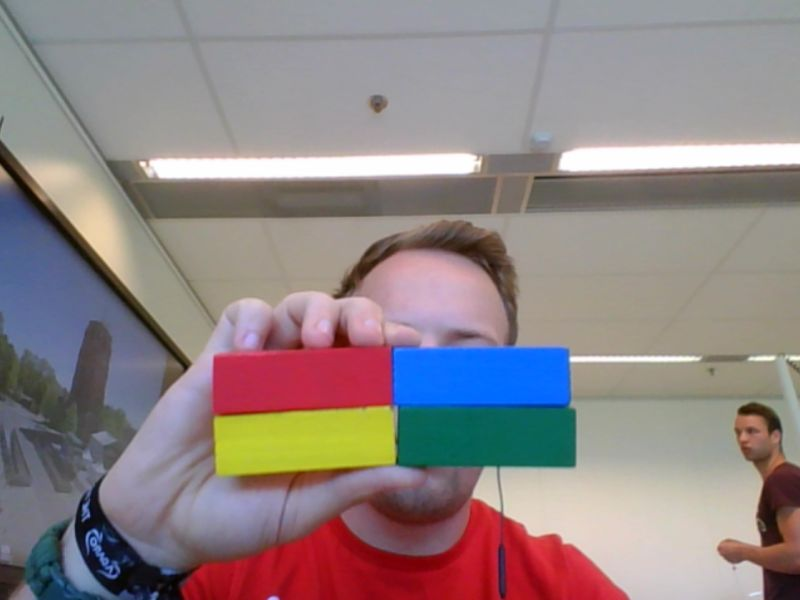
#> input picture Bot/modules/vision/ColorPicker/index.jpeg, 800 x 600 px, given in place of the camera
$ python vision.py
#> lines starting #> are read from the running program, lines starting #| are printed output that depends on the picture; after the words box and inside, x2 and y2 are one past the last pixel; in counts of white or black regions, pixels touching at a corner belong together
import cv2
import numpy as np


class Vision:

    lower_blue = np.array([100, 160, 60])
    upper_blue = np.array([130, 255, 255])

    lower_red = np.array([160, 160, 60])
    upper_red = np.array([180, 255, 255])

    lower_green = np.array([38, 160, 60])
    upper_green = np.array([75, 255, 255])

    lower_yellow = np.array([22, 160, 60])
    upper_yellow = np.array([38, 255, 255])

    def __init__(self):

        self.camera = cv2.VideoCapture(0)

    def run(self):

        while (True):
            # read frame from camera
            ret, frame = self.camera.read()
#> frame is the input picture: shape (600, 800, 3); mean B, G, R 132.8, 131.9, 143.7

            # resize for faster processing
            hsv = cv2.cvtColor(frame, cv2.COLOR_BGR2HSV)
#> hsv: shape (600, 800, 3); mean H, S, V 79.8, 62.4, 156.2

            # Threshold the HSV image to get only blue colors
            mask_blue = cv2.inRange(hsv, self.lower_blue, self.upper_blue)
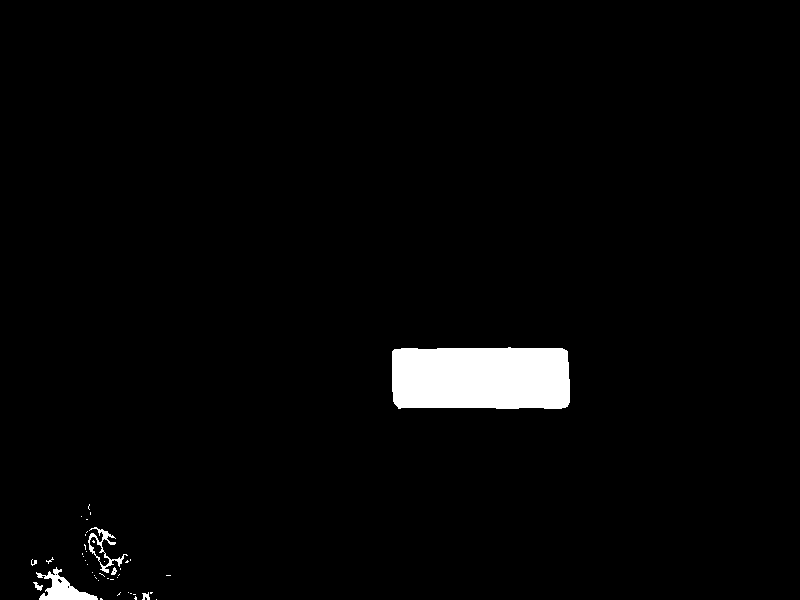
#> mask_blue: shape (600, 800); 2.5% white; 43 white regions (36 under 20 px), largest, box (x1, y1, x2, y2) and area: (392, 347, 570, 409) 10600, (36, 567, 98, 600) 828, (88, 527, 128, 573) 398
            mask_red = cv2.inRange(hsv, self.lower_red, self.upper_red)
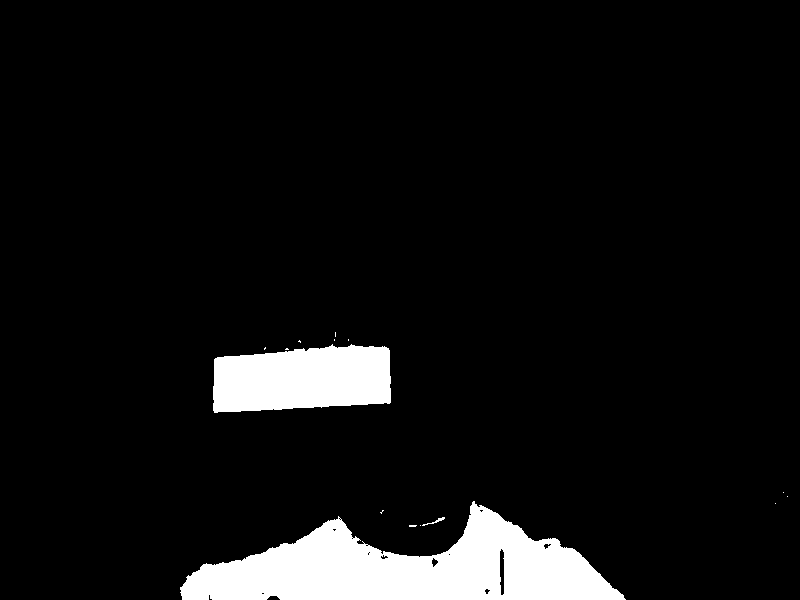
#> mask_red: shape (600, 800); 7% white; 15 white regions (12 under 20 px), largest, box (x1, y1, x2, y2) and area: (180, 501, 626, 600) 23426, (213, 344, 391, 413) 10199, (422, 517, 445, 526) 46
            mask_green = cv2.inRange(hsv, self.lower_green, self.upper_green)
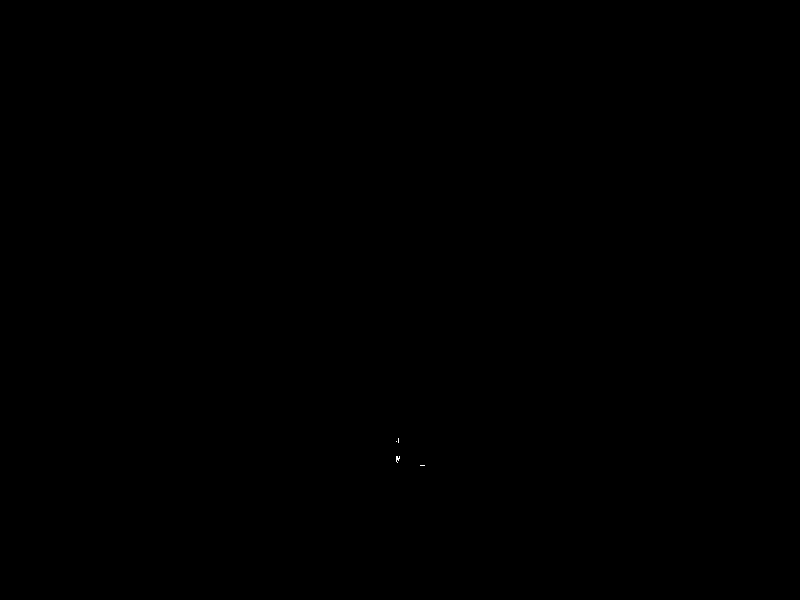
#> mask_green: shape (600, 800); 0.01% white in thin lines or dots, all inside (x1, y1, x2, y2) = (396, 438, 425, 466)
            mask_yellow = cv2.inRange(hsv, self.lower_yellow, self.upper_yellow)
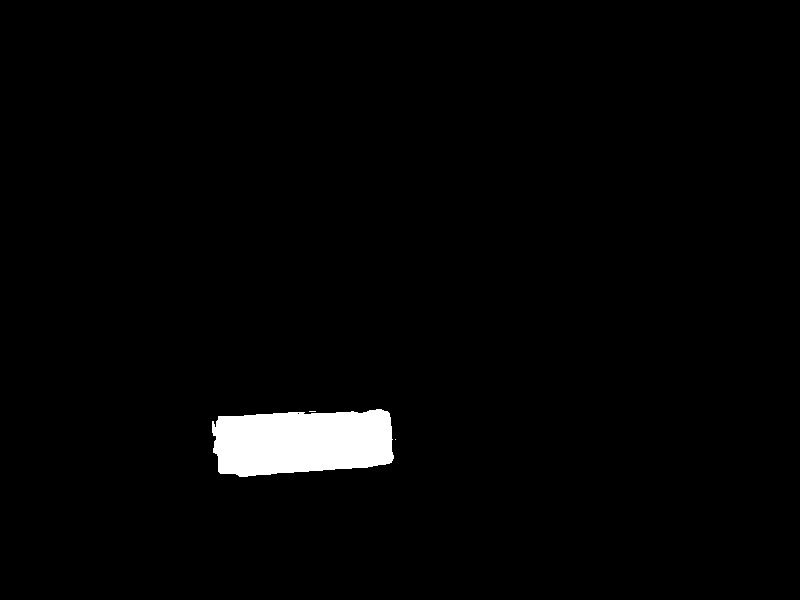
#> mask_yellow: shape (600, 800); 2.1% white; 3 white regions (2 under 20 px), largest, box (x1, y1, x2, y2) and area: (212, 409, 394, 477) 10274

            # Bitwise-AND mask and original image
            res_blue = cv2.bitwise_and(frame, frame, mask=mask_blue)
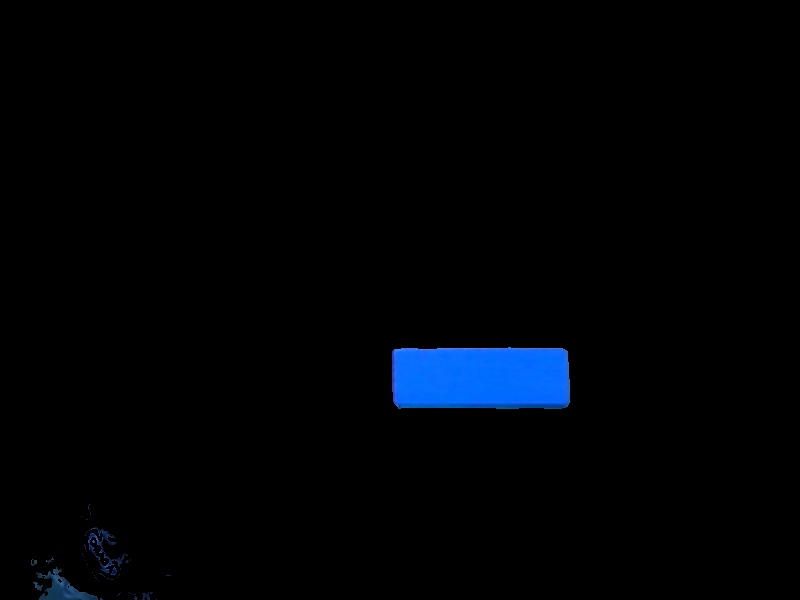
#> res_blue: shape (600, 800, 3); mean B, G, R 5.7, 2.5, 0.3

            cv2.imshow('frame', frame)
            cv2.imshow('blue', mask_blue)
            cv2.imshow('red', mask_red)

            cv2.imshow("Cam", frame)

            if cv2.waitKey(1) & 0xFF == ord('q'):
#> (key q is pressed here)
                break


vision = Vision()
vision.run()
